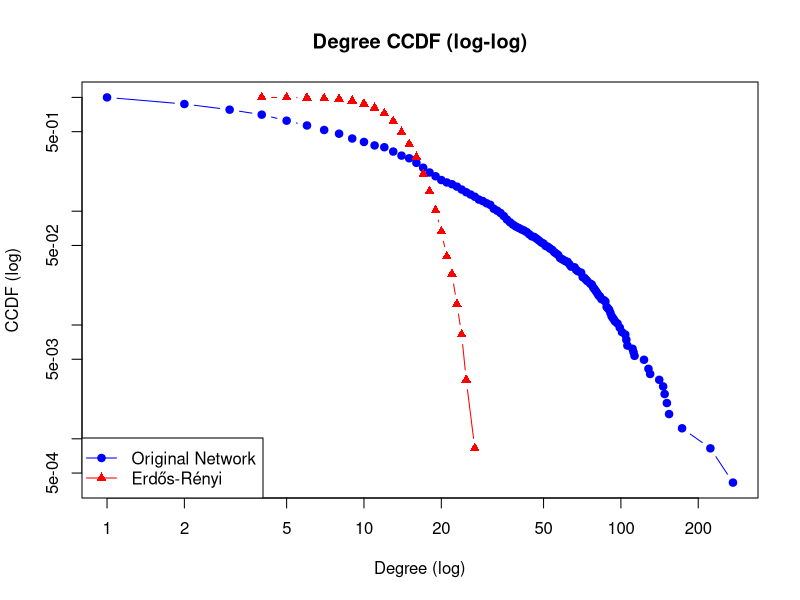

R code for this plot:
# Consider the network in http://www.networkatlas.eu/exercises/
# 16/1/data.txt. Generate an Erdős-Rényi graph with the same
# number of nodes and edges. Plot both networks’ degree CCDFs,
# in log-log scale. Discuss the salient differences between these
# istributions.

library(here)
library(igraph)

# Loading data
edges <- read.table("data.txt", header=FALSE)
colnames(edges) <- c("from", "to")
g <- graph_from_data_frame(edges, directed=FALSE)

# Solution 

# Erdős-Rényi graph
n_nodes <- vcount(g)
n_edges <- ecount(g)
set.seed(42)
g_er <- sample_gnm(n=n_nodes, m=n_edges, directed=FALSE)

# Degree CCDFs
degree_ccdf <- function(degrees) {
  degs <- sort(unique(degrees))
  ccdf <- sapply(degs, function(k) mean(degrees >= k))
  data.frame(degree=degs, ccdf=ccdf)
}

deg_g   <- degree(g)
deg_er  <- degree(g_er)
ccdf_g  <- degree_ccdf(deg_g)
ccdf_er <- degree_ccdf(deg_er)

# printign the plot 
plot(ccdf_g$degree, ccdf_g$ccdf, log="xy", type="b", col="blue", pch=19,
     xlab="Degree (log)", ylab="CCDF (log)", main="Degree CCDF (log-log)")
points(ccdf_er$degree, ccdf_er$ccdf, col="red", pch=17, type="b")
legend("bottomleft", legend=c("Original Network", "Erdős-Rényi"),
       col=c("blue", "red"), pch=c(19,17), lty=1)

# Discussion: 

# - Original Network: Often has a "heavy tail" (some nodes with much higher 
# degree than the average), suggesting hubs or scale-free structure.

# - Erdős-Rényi: Degree distribution is binomial/Poisson-like, so the CCDF 
# drops off exponentially, with very small chance of high-degree nodes.
